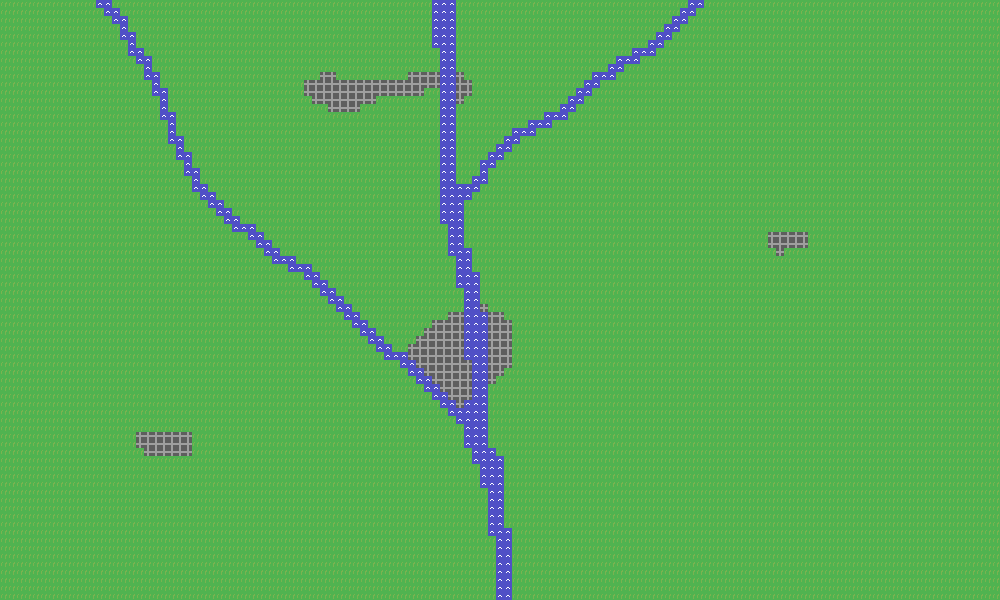

The image is a tile-based game level rendered from a .tmx file. Its description and source (layers, tilesets, objects; grid data summarised) follow:
An orthogonal 125x75 tile map with 8x8 px tiles, 1 tile layer (base).

<map version="1.0" orientation="orthogonal" renderorder="right-down" width="125" height="75" tilewidth="8" tileheight="8" nextobjectid="1">
 <tileset firstgid="1" name="tileset" tilewidth="8" tileheight="8" tilecount="64" columns="8">
  <image source="tileset.png" width="64" height="64" />
 </tileset>
 <layer name="base" width="125" height="75">
  <data>[9375 cells, 9375 non-empty, 3 distinct tile ids]</data>
 </layer>
</map>
